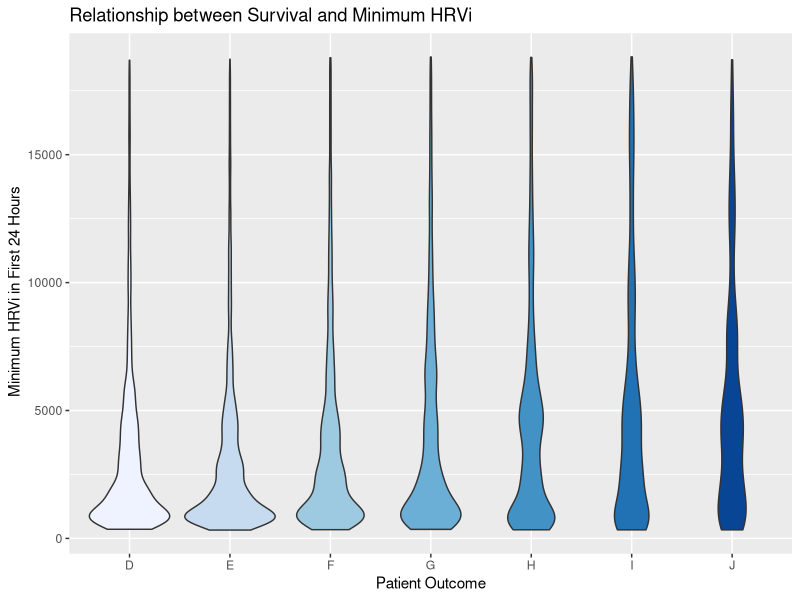

The R source for this figure:
library(ggplot2)

# obviously you'll use your own data.frame here, not diamonds
palf <- diamonds
df_pc <- data.frame(Outcome = palf$color, hrvi_min = palf$price)

# in the line below, replace with the labels you want for 
# the Outcome variable
my_labels <- c("D", "E", "F", "G", "H", "I", "J")

my_plot <- 
  ggplot(
    df_pc, 
    aes(x = Outcome, y = hrvi_min, fill = Outcome)
  ) +
  geom_violin() +
  scale_x_discrete(breaks = my_labels, labels = my_labels) + 
  scale_fill_brewer(palette="Blues") + 
  labs(
    title="Relationship between Survival and Minimum HRVi",
    x="Patient Outcome",
    y=" Minimum HRVi in First 24 Hours") +
  theme(legend.position = "none")

my_plot
